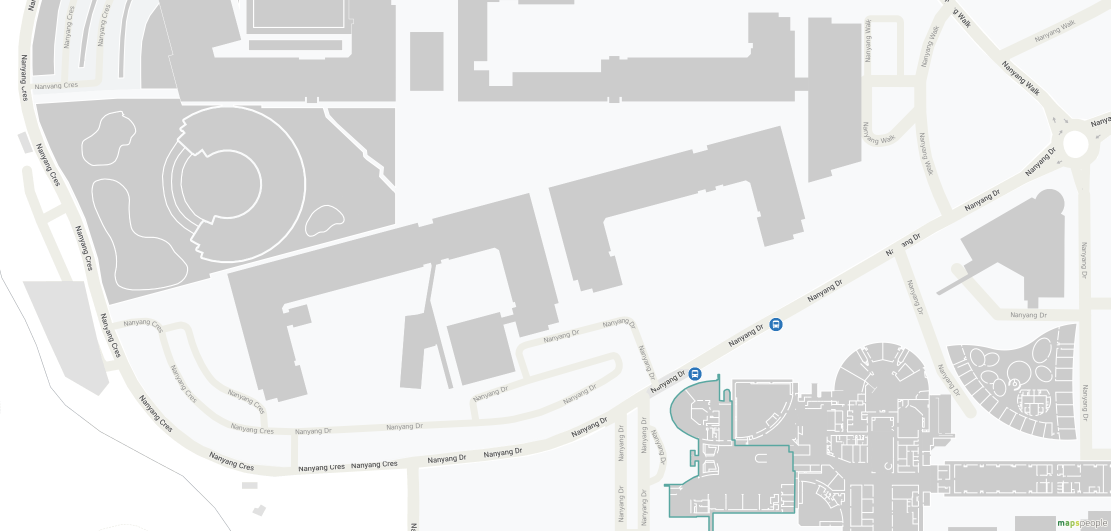
#> input picture GP8000-DynamicOmnibus-master/GP8000-DynamicOmnibus-master/NTU_minimap.png, 2221 x 1061 px (shown at 1/2 size)
$ python minimap_pick_test.py
#> lines starting #> are read from the running program, lines starting #| are printed output that depends on the picture
import cv2
import numpy as np

img = cv2.imread("NTU_minimap.png")
#> img is the input picture: shape (1061, 2221, 3); mean B, G, R 232, 232.1, 231.5
# cv2.imshow("Minimap", img)

# Resize the image to fit the screen (e.g., 50% of the original size)
scale_percent = 50  # Percentage of original size, adjust as needed
width = int(img.shape[1] * scale_percent / 100)
#> width = 1110
height = int(img.shape[0] * scale_percent / 100)
#> height = 530
dim = (width, height)
#> dim = (1110, 530)
resized_img = cv2.resize(img, dim, interpolation=cv2.INTER_AREA)
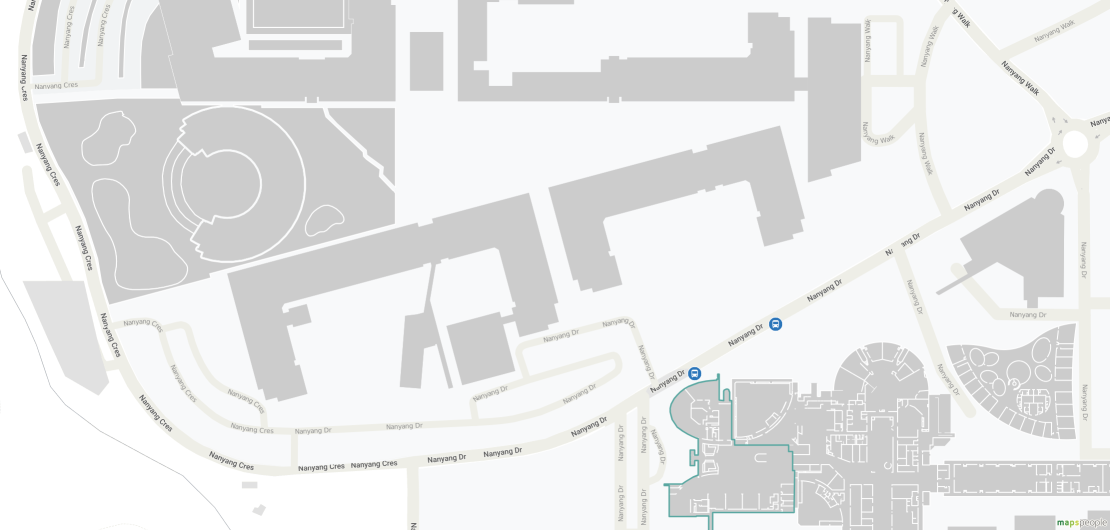
#> resized_img: shape (530, 1110, 3); mean B, G, R 232, 232.1, 231.5

# Make a copy of the resized image to reset annotations
img_copy = resized_img.copy()


# Function to display coordinates on click
def show_coordinates(event, x, y, flags, param):
    global resized_img
    if event == cv2.EVENT_LBUTTONDOWN:  # Left mouse button click
        # Reset to original resized image (removes previous coordinates)
        resized_img = img_copy.copy()

        # Display new coordinates on the image
        font = cv2.FONT_HERSHEY_SIMPLEX
        text = f'({x}, {y})'
        cv2.putText(resized_img, text, (x, y), font, 0.5, (255, 0, 0), 2)  # Blue color text
        cv2.imshow("Image", resized_img)


# Create a named window and set the mouse callback function
cv2.namedWindow("Image")
cv2.setMouseCallback("Image", show_coordinates)

# Display the resized image
while True:
    cv2.imshow("Image", resized_img)
    if cv2.waitKey(1) & 0xFF == 27:  # Press 'Esc' to exit
#> (key Esc is pressed here)
        break

# Close all windows
cv2.destroyAllWindows()

$ run again, with GP8000-DynamicOmnibus-master/GP8000-DynamicOmnibus-master/LWN2NIE_lib.png copied over GP8000-DynamicOmnibus-master/GP8000-DynamicOmnibus-master/NTU_minimap.png
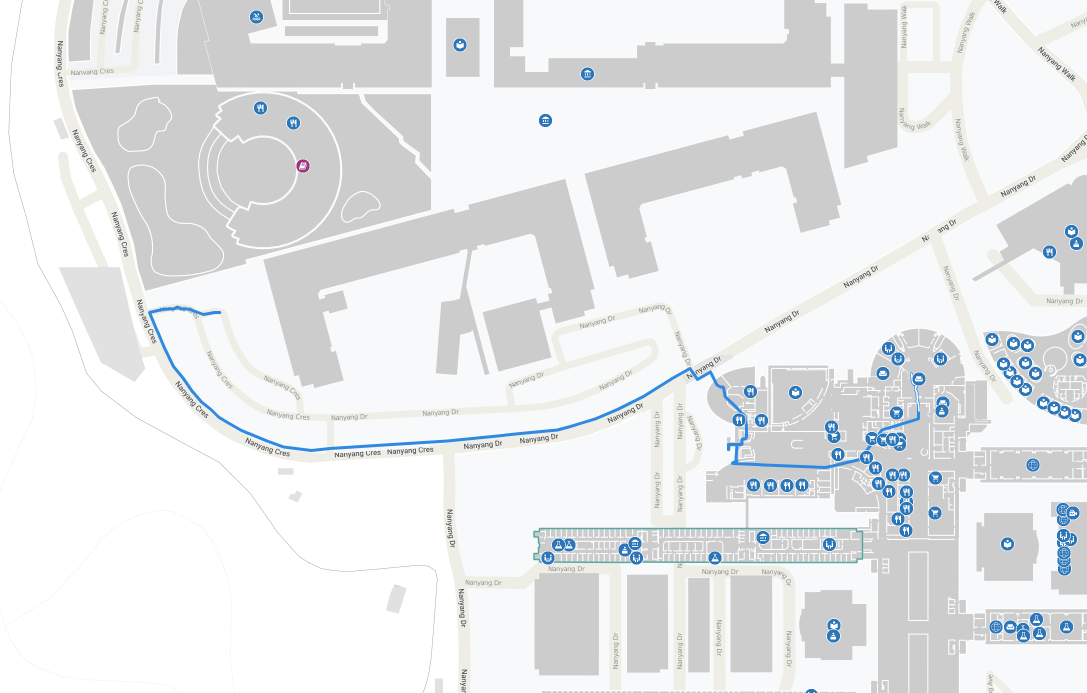
#> input picture GP8000-DynamicOmnibus-master/GP8000-DynamicOmnibus-master/LWN2NIE_lib.png, 2174 x 1386 px (shown at 1/2 size)
#> img is the input picture: shape (1386, 2174, 3); mean B, G, R 233.7, 232.6, 230.9
#> `resized_img = cv2.resize(img, dim, interpolation=cv2.INTER_AREA)`:
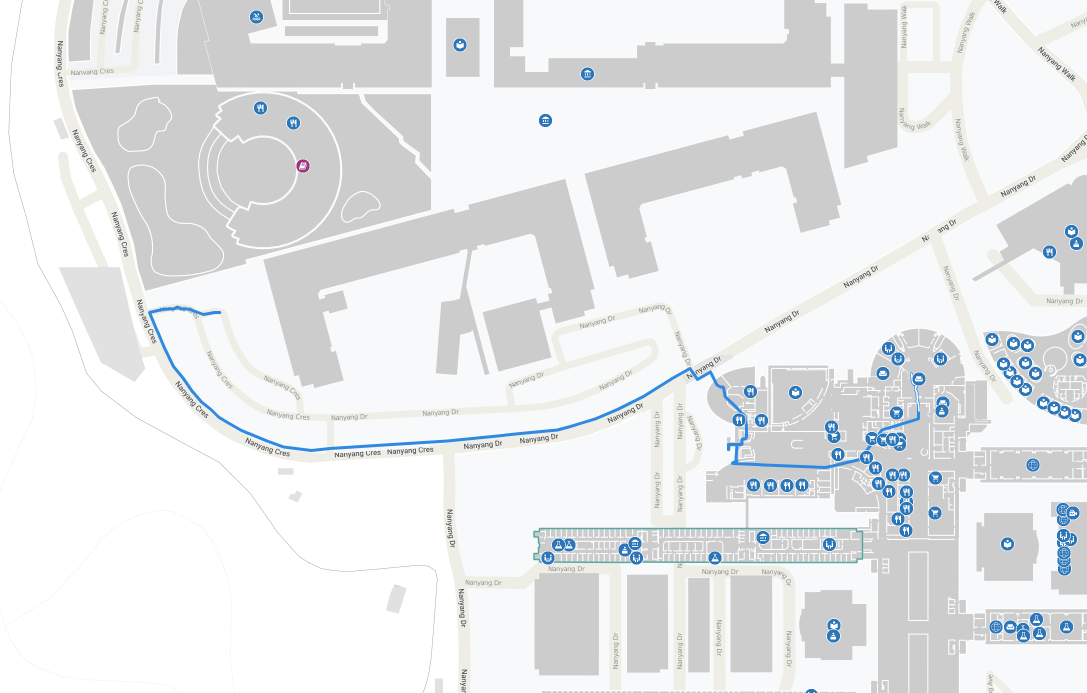
#> resized_img: shape (693, 1087, 3); mean B, G, R 233.8, 232.6, 230.9
